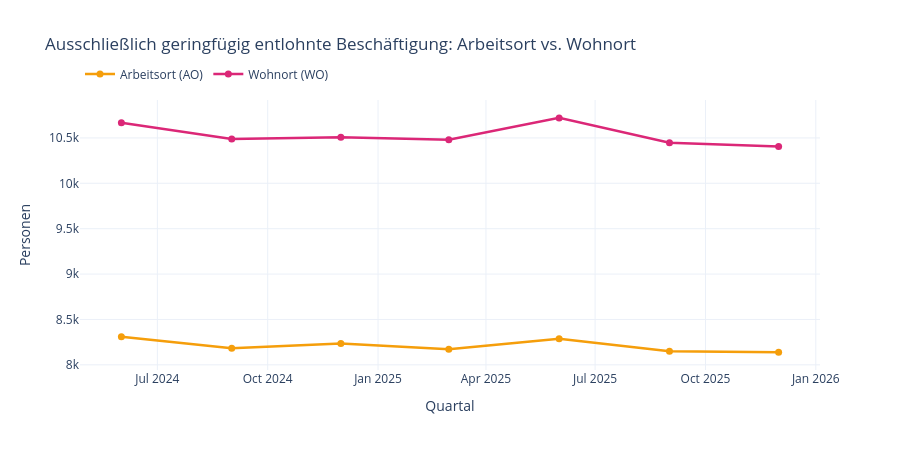

The notebook cell saved with this chart:
### Markdown cell above
## 3. Geringfügig entlohnte Beschäftigung: Arbeitsort vs. Wohnort

Dieselbe Arbeitsort/Wohnort-Perspektive für ausschließlich geringfügig entlohnte
Beschäftigung (Minijobs).

### Code cell
fig = go.Figure()
fig.add_trace(go.Scatter(
    x=beschaeftigung.index, y=beschaeftigung["ao_geringfuegig"], name="Arbeitsort (AO)",
    mode="lines+markers", line=dict(color="#f59e0b", width=2.5), marker=dict(size=7),
))
fig.add_trace(go.Scatter(
    x=beschaeftigung.index, y=beschaeftigung["wo_geringfuegig"], name="Wohnort (WO)",
    mode="lines+markers", line=dict(color="#db2777", width=2.5), marker=dict(size=7),
))
fig.update_layout(
    title="Ausschließlich geringfügig entlohnte Beschäftigung: Arbeitsort vs. Wohnort",
    xaxis_title="Quartal", yaxis_title="Personen", template="plotly_white",
    height=450, hovermode="x unified", legend=dict(orientation="h", y=1.15),
)
fig

### Figure 1 — Plotly figure (JSON) as saved in the notebook; plotly's stock layout.template omitted (floating-point values rounded to 4 significant figures)
{"data": [{"line": {"color": "#f59e0b", "width": 2.5}, "marker": {"size": 7}, "mode": "lines+markers", "name": "Arbeitsort (AO)", "type": "scatter", "x": ["2024-06-01T00:00:00", "2024-09-01T00:00:00", "2024-12-01T00:00:00", "2025-03-01T00:00:00", "2025-06-01T00:00:00", "2025-09-01T00:00:00", "2025-12-01T00:00:00"], "y": [8310, 8184, 8234, 8173, 8286, 8150, 8140]}, {"line": {"color": "#db2777", "width": 2.5}, "marker": {"size": 7}, "mode": "lines+markers", "name": "Wohnort (WO)", "type": "scatter", "x": ["2024-06-01T00:00:00", "2024-09-01T00:00:00", "2024-12-01T00:00:00", "2025-03-01T00:00:00", "2025-06-01T00:00:00", "2025-09-01T00:00:00", "2025-12-01T00:00:00"], "y": [10668, 10489, 10507, 10480, 10721, 10448, 10405]}], "layout": {"height": 450, "hovermode": "x unified", "legend": {"orientation": "h", "y": 1.15}, "title": {"text": "Ausschließlich geringfügig entlohnte Beschäftigung: Arbeitsort vs. Wohnort"}, "xaxis": {"title": {"text": "Quartal"}}, "yaxis": {"title": {"text": "Personen"}}}}
